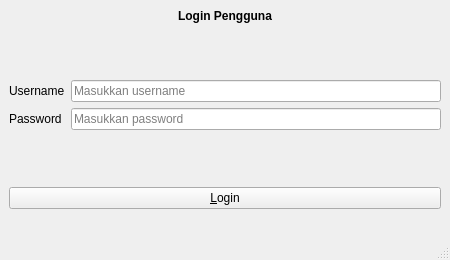
<?xml version="1.0" encoding="UTF-8"?>
<ui version="4.0">
 <class>main</class>
 <widget class="QMainWindow" name="main">
  <property name="geometry">
   <rect>
    <x>0</x>
    <y>0</y>
    <width>450</width>
    <height>260</height>
   </rect>
  </property>
  <property name="windowTitle">
   <string>Login Sistem Mitigasi Kekeringan Teh</string>
  </property>
  <widget class="QWidget" name="centralwidget">
   <layout class="QVBoxLayout" name="verticalLayout">
    <item>
     <widget class="QLabel" name="lblTitle">
      <property name="text">
       <string>&lt;b&gt;Login Pengguna&lt;/b&gt;</string>
      </property>
      <property name="alignment">
       <set>Qt::AlignmentFlag::AlignCenter</set>
      </property>
     </widget>
    </item>
    <item>
     <spacer name="verticalSpacerTop">
      <property name="orientation">
       <enum>Qt::Orientation::Vertical</enum>
      </property>
      <property name="sizeHint" stdset="0">
       <size>
        <width>20</width>
        <height>10</height>
       </size>
      </property>
     </spacer>
    </item>
    <item>
     <layout class="QFormLayout" name="formLayout">
      <item row="0" column="0">
       <widget class="QLabel" name="lblUsername">
        <property name="text">
         <string>Username</string>
        </property>
       </widget>
      </item>
      <item row="0" column="1">
       <widget class="QLineEdit" name="txtUsername">
        <property name="placeholderText">
         <string>Masukkan username</string>
        </property>
       </widget>
      </item>
      <item row="1" column="0">
       <widget class="QLabel" name="lblPassword">
        <property name="text">
         <string>Password</string>
        </property>
       </widget>
      </item>
      <item row="1" column="1">
       <widget class="QLineEdit" name="txtPassword">
        <property name="echoMode">
         <enum>QLineEdit::EchoMode::Password</enum>
        </property>
        <property name="placeholderText">
         <string>Masukkan password</string>
        </property>
       </widget>
      </item>
     </layout>
    </item>
    <item>
     <spacer name="verticalSpacerMid">
      <property name="orientation">
       <enum>Qt::Orientation::Vertical</enum>
      </property>
      <property name="sizeHint" stdset="0">
       <size>
        <width>20</width>
        <height>10</height>
       </size>
      </property>
     </spacer>
    </item>
    <item>
     <widget class="QPushButton" name="btnLogin">
      <property name="text">
       <string>&amp;Login</string>
      </property>
     </widget>
    </item>
    <item>
     <widget class="QLabel" name="lblStatus">
      <property name="styleSheet">
       <string notr="true">color: red;</string>
      </property>
      <property name="text">
       <string/>
      </property>
      <property name="alignment">
       <set>Qt::AlignmentFlag::AlignCenter</set>
      </property>
     </widget>
    </item>
   </layout>
  </widget>
  <widget class="QMenuBar" name="menubar">
   <property name="geometry">
    <rect>
     <x>0</x>
     <y>0</y>
     <width>450</width>
     <height>25</height>
    </rect>
   </property>
  </widget>
  <widget class="QStatusBar" name="statusbar"/>
 </widget>
 <resources/>
 <connections/>
</ui>
